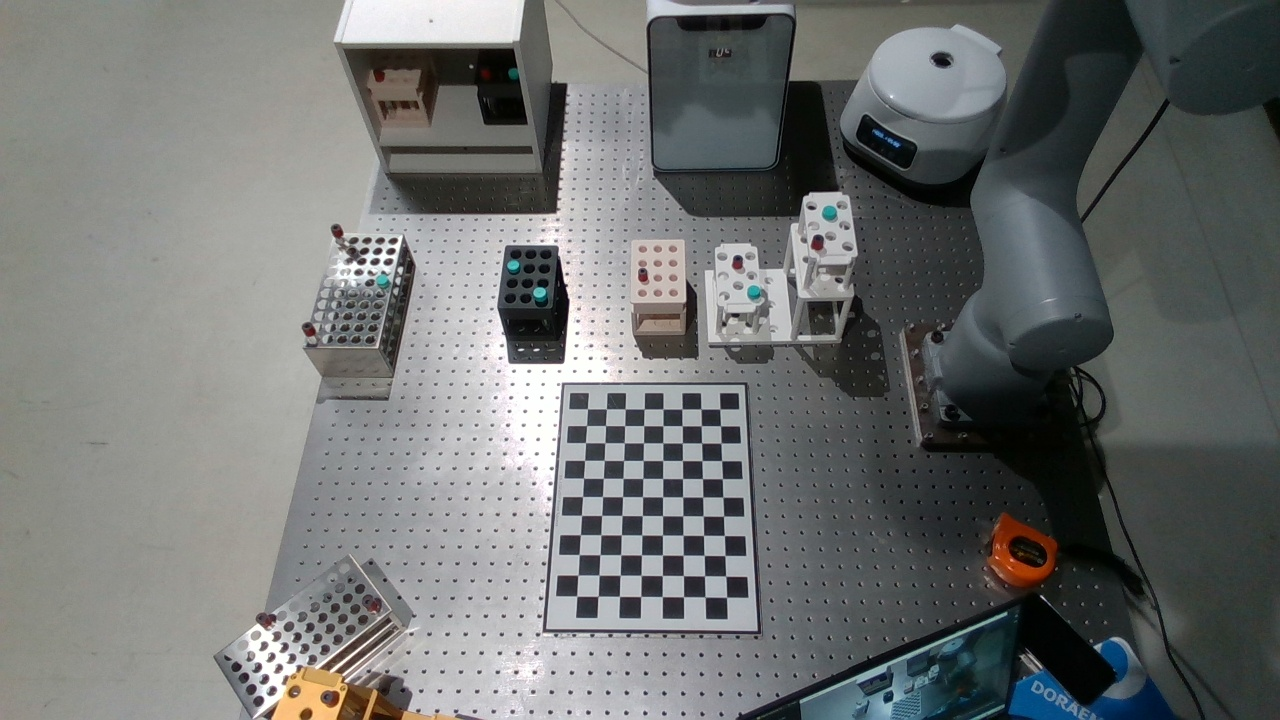
#> input picture suyixuan/Intel_Realsense_D435_Datasets/ABB_Intel_Realsense/Dataset2/chessboard_image_0.jpg, 1280 x 720 px, found by its file name
$ python Chessboard_center.py
#> lines starting #> are read from the running program, lines starting #| are printed output that depends on the picture; after the words box and inside, x2 and y2 are one past the last pixel; in counts of white or black regions, pixels touching at a corner belong together
# import numpy as np
# import cv2
#
# # 相机内参矩阵和畸变系数（使用十张图片标定得到的结果）
# camera_matrix = np.array([[908.05716124, 0., 640.58062138],
#                           [0., 907.14785856, 349.07025268],
#                           [0., 0., 1.]])
# dist_coeffs = np.array([[0.12338635, -0.09838498, -0.00406485, -0.00240096, -0.49340807]])
#
# # 棋盘格尺寸和每个方格的大小（单位：米）
# chessboard_size = (11, 8)
# square_size = 0.03  # 每个格子的大小为 0.03 米（30 毫米）
#
# # 读取新拍摄的图像
# image_path = 'E:\\ABB\\AI\\Depth-Anything-V2\\Inter_Realsence_D345_Datasets\\color_image_20241025-170147.jpg'
# image = cv2.imread(image_path)
#
# if image is None:
#     print(f"无法读取图像，请检查文件路径: {image_path}")
# else:
#     gray = cv2.cvtColor(image, cv2.COLOR_BGR2GRAY)
#
#     # 查找棋盘格角点
#     ret, corners = cv2.findChessboardCorners(gray, chessboard_size, None)
#
#     if ret:
#         # 绘制标定板坐标系原点
#         # 标定板的原点是角点列表中的第一个角点
#         origin = tuple(corners[0][0].astype(int))  # 获取第一个角点的像素坐标，并转换为整数
#         cv2.circle(image, origin, radius=10, color=(0, 0, 255), thickness=-1)  # 在图像上绘制红色圆点表示原点
#
#         # 准备棋盘格在世界坐标系中的坐标
#         obj_points = np.zeros((chessboard_size[0] * chessboard_size[1], 3), np.float32)
#         obj_points[:, :2] = np.mgrid[0:chessboard_size[0], 0:chessboard_size[1]].T.reshape(-1, 2)
#         obj_points *= square_size
#
#         # 使用 solvePnP 计算相机到标定板的旋转和平移矩阵
#         ret, rvec, tvec = cv2.solvePnP(obj_points, corners, camera_matrix, dist_coeffs)
#
#         if ret:
#             # 将旋转向量转换为旋转矩阵
#             rotation_matrix, _ = cv2.Rodrigues(rvec)
#
#             # 构造齐次变换矩阵（相机坐标系到标定板坐标系）
#             transformation_camera_to_board = np.eye(4)
#             transformation_camera_to_board[:3, :3] = rotation_matrix
#             transformation_camera_to_board[:3, 3] = tvec[:, 0]
#
#             # 显示标定板的原点和坐标系信息
#             print("Transformation Matrix from Camera to Board:")
#             print(transformation_camera_to_board)
#
#             # 提取标定板坐标系的 X、Y、Z 轴方向向量
#             x_axis = rotation_matrix[:, 0]  # X 轴方向
#             y_axis = rotation_matrix[:, 1]  # Y 轴方向
#             z_axis = rotation_matrix[:, 2]  # Z 轴方向
#
#             print(f"标定板坐标系 X 轴在相机坐标系中的方向: {x_axis}")
#             print(f"标定板坐标系 Y 轴在相机坐标系中的方向: {y_axis}")
#             print(f"标定板坐标系 Z 轴在相机坐标系中的方向: {z_axis}")
#
#             # 显示带有原点标注的图像
#             cv2.imshow("Chessboard with Origin", image)
#             cv2.waitKey(0)
#             cv2.destroyAllWindows()
#         else:
#             print("未能计算出相机到标定板的转换关系。")
#     else:
#         print("未能找到棋盘格角点，请确保标定板在视野中且清晰可见。")

import numpy as np
import cv2

# 相机内参矩阵和畸变系数（使用十张图片标定得到的结果）
camera_matrix = np.array([[908.05716124, 0., 640.58062138],
                          [0., 907.14785856, 349.07025268],
                          [0., 0., 1.]])
dist_coeffs = np.array([[0.12338635, -0.09838498, -0.00406485, -0.00240096, -0.49340807]])

# 棋盘格尺寸和每个方格的大小（单位：米）
chessboard_size = (11, 8)
square_size = 0.03  # 每个格子的大小为 0.03 米（30 毫米）

# 读取新拍摄的图像
image_path = 'E:\ABB-Project\cc-wrs\ABB_Intel_Realsense\Dataset2\chessboard_image_0.jpg'
image = cv2.imread(image_path)
#> image is the input picture: shape (720, 1280, 3); mean B, G, R 112.7, 113.8, 111.3

if image is None:
    print(f"无法读取图像，请检查文件路径: {image_path}")
else:
    gray = cv2.cvtColor(image, cv2.COLOR_BGR2GRAY)
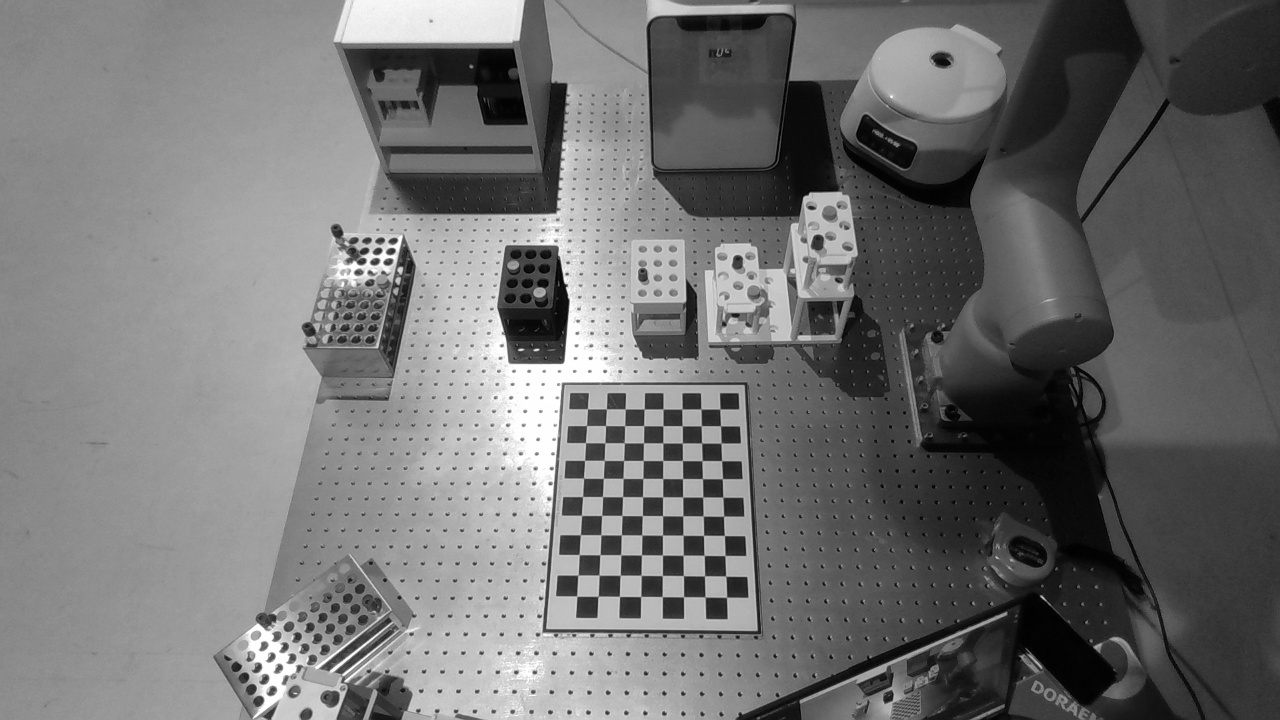
#> gray: shape (720, 1280); min 0, max 255, mean 112.9

    # 查找棋盘格角点
    ret, corners = cv2.findChessboardCorners(gray, chessboard_size, None)
#> ret = True; corners = 88 rows, first 8: [719.8, 409.1], [720.5, 425.8], [721, 443.1], [721.6, 460.6], [722.5, 478.6], [723, 497.1], [723.5, 516.2], [724.5, 535.6]

    if ret:
        # 准备棋盘格在世界坐标系中的坐标
        obj_points = np.zeros((chessboard_size[0] * chessboard_size[1], 3), np.float32)
        obj_points[:, :2] = np.mgrid[0:chessboard_size[0], 0:chessboard_size[1]].T.reshape(-1, 2)
        obj_points *= square_size

        # 使用 solvePnP 计算相机到标定板的旋转和平移矩阵
        ret, rvec, tvec = cv2.solvePnP(obj_points, corners, camera_matrix, dist_coeffs)
#> rvec = [-0.424, 0.474, 1.53]; tvec = [0.126, 0.0952, 1.44]

        if ret:
            # 将旋转向量转换为旋转矩阵
            rotation_matrix, _ = cv2.Rodrigues(rvec)
#> rotation_matrix = [[-0.0171, -0.999, 0.0277], [0.841, 0.000625, 0.541], [-0.541, 0.0325, 0.84]]

            # 构造齐次变换矩阵（相机坐标系到标定板坐标系）
            transformation_camera_to_board = np.eye(4)
            transformation_camera_to_board[:3, :3] = rotation_matrix
            transformation_camera_to_board[:3, 3] = tvec[:, 0]

            # 计算标定板到相机的齐次变换矩阵
            transformation_board_to_camera = np.linalg.inv(transformation_camera_to_board)

            # 相机在标定板坐标系中的位置
            camera_position_in_board = transformation_board_to_camera[:3, 3]

            print("相机在标定板坐标系中的位置 (x, y, z):")
            print(camera_position_in_board)

            # 在图像上绘制标定板的原点
            origin = tuple(corners[0][0].astype(int))  # 获取第一个角点的像素坐标，并转换为整数
#> origin = (719, 409)
            cv2.circle(image, origin, radius=10, color=(0, 0, 255), thickness=-1)  # 在图像上绘制红色圆点表示原点
#> image: shape (720, 1280, 3); 0.03% of pixels changed, all inside (x1, y1, x2, y2) = (709, 399, 730, 420)

            # 定义坐标轴长度
            axis_length = 0.1  # 10 厘米

            # 计算坐标轴的终点在图像中的投影位置
            axis_points = np.float32([[axis_length, 0, 0], [0, axis_length, 0], [0, 0, -axis_length]]).reshape(-1, 3)
            image_points, _ = cv2.projectPoints(axis_points, rvec, tvec, camera_matrix, dist_coeffs)
#> image_points = [[721.8, 466.6], [656.7, 409], [722.9, 376.5]]

            # 将坐标轴绘制到图像上
            corner = tuple(corners[0][0].astype(int))
#> corner = (719, 409)
            image_points = image_points.reshape(-1, 2)
            cv2.line(image, corner, tuple(image_points[0].astype(int)), (0, 0, 255), 5)  # X 轴 - 红色
#> image: shape (720, 1280, 3); mean B, G, R 112.6, 113.7, 111.4
            cv2.line(image, corner, tuple(image_points[1].astype(int)), (0, 255, 0), 5)  # Y 轴 - 绿色
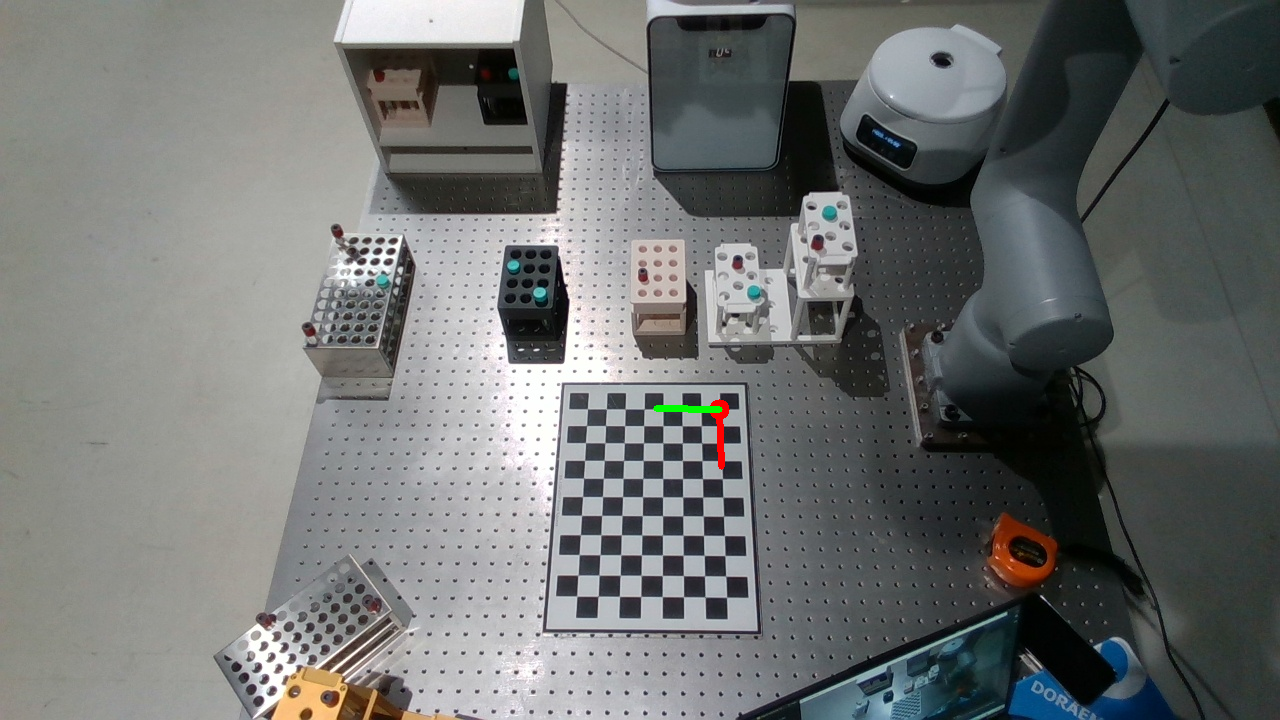
#> image: shape (720, 1280, 3); mean B, G, R 112.6, 113.8, 111.3
            cv2.line(image, corner, tuple(image_points[2].astype(int)), (255, 0, 0), 5)  # Z 轴 - 蓝色
#> image: shape (720, 1280, 3); 0.03% of pixels changed, all inside (x1, y1, x2, y2) = (716, 373, 726, 413)

            # 显示带有原点和坐标轴的图像
            cv2.imshow("Chessboard with Origin and Axes", image)
            cv2.waitKey(0)
            cv2.destroyAllWindows()
        else:
            print("未能计算出相机到标定板的转换关系。")
    else:
        print("未能找到棋盘格角点，请确保标定板在视野中且清晰可见。")

$ run again, with Inter_Realsence_D345_Datasets/color_image_20241025-170147.jpg copied over suyixuan/Intel_Realsense_D435_Datasets/ABB_Intel_Realsense/Dataset2/chessboard_image_0.jpg
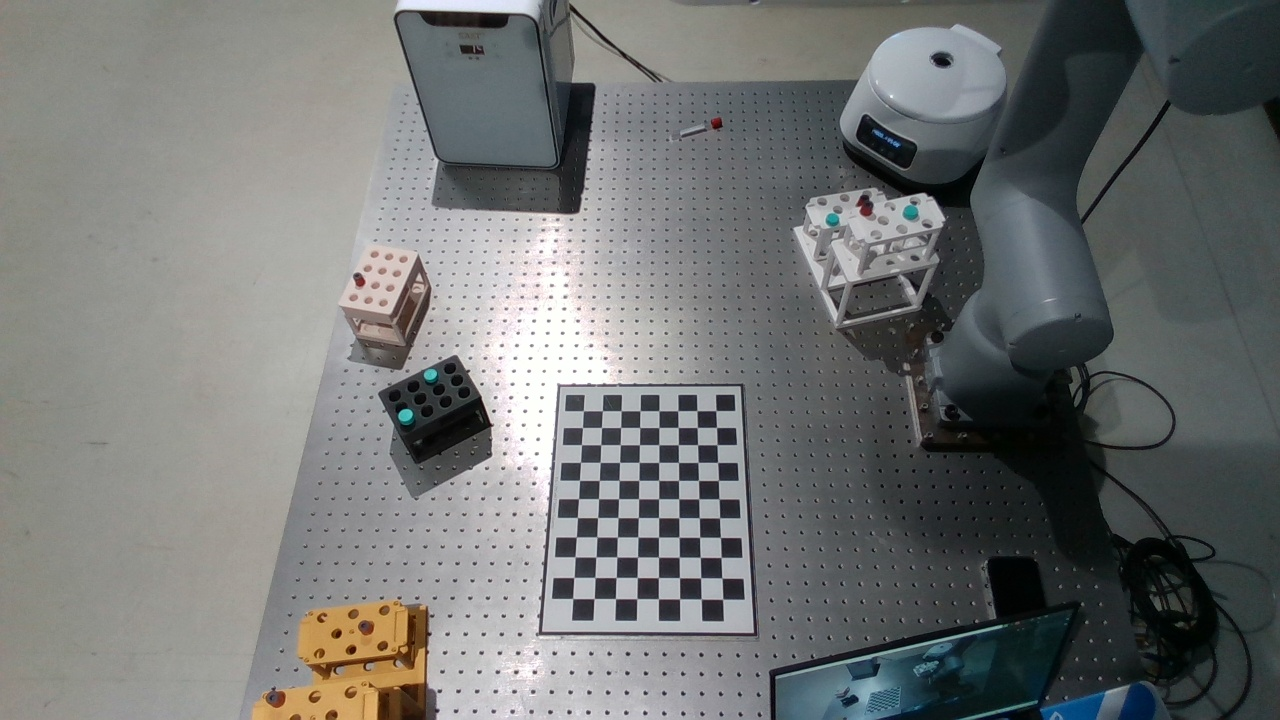
#> input picture Inter_Realsence_D345_Datasets/color_image_20241025-170147.jpg, 1280 x 720 px, found by its file name
#> image is the input picture: shape (720, 1280, 3); mean B, G, R 115, 116, 113.8
#> `gray = cv2.cvtColor(image, cv2.COLOR_BGR2GRAY)`:
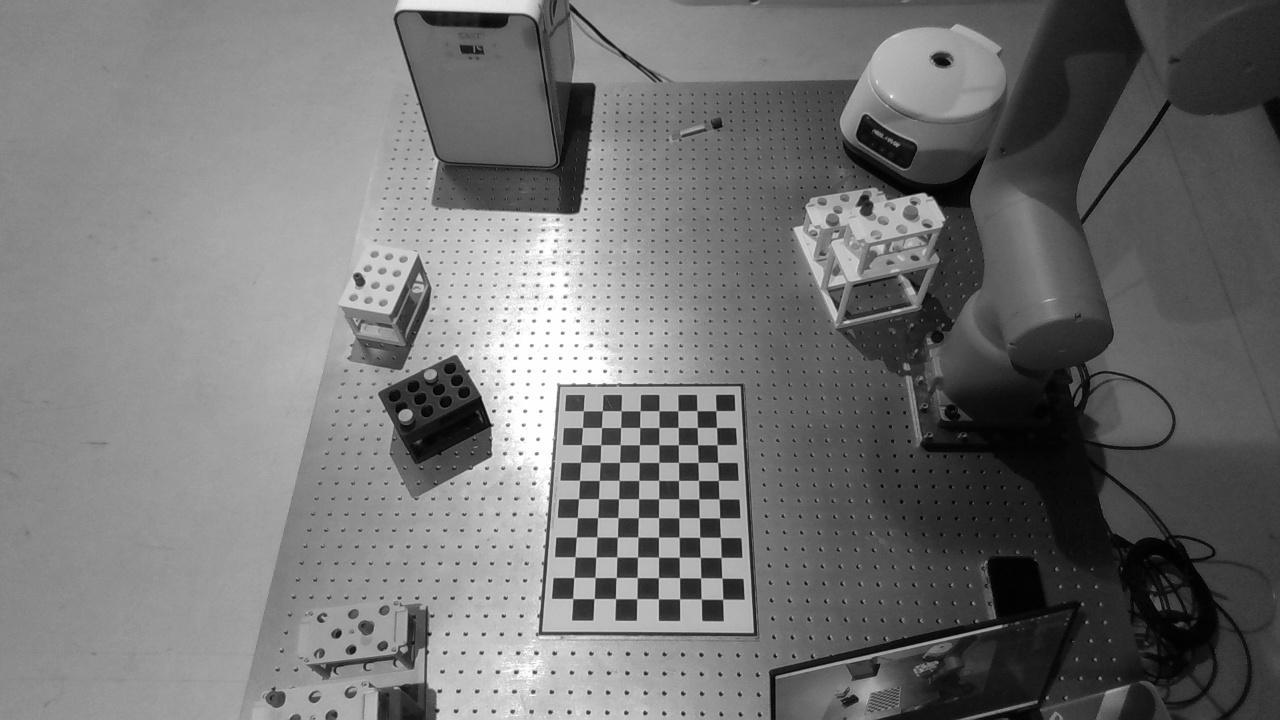
#> gray: shape (720, 1280); min 0, max 255, mean 115.2
#> ret = True; corners = 88 rows, first 8: [715.9, 410.6], [716.5, 427.4], [716.9, 444.7], [717.6, 462.3], [718.3, 480.4], [719, 498.9], [719.6, 517.8], [720.3, 537.4]
#> rvec = [-0.425, 0.472, 1.53]; tvec = [0.119, 0.0978, 1.44]
#> rotation_matrix = [[-0.0138, -1, 0.0268], [0.841, 0.0029, 0.542], [-0.541, 0.03, 0.84]]
#> origin = (715, 410)
#> image_points = [[717.8, 468.3], [652.6, 410.8], [718.6, 378.3]]
#> corner = (715, 410)
#> `cv2.line(image, corner, tuple(image_points[1].astype(int)), (0, 255, 0..`:
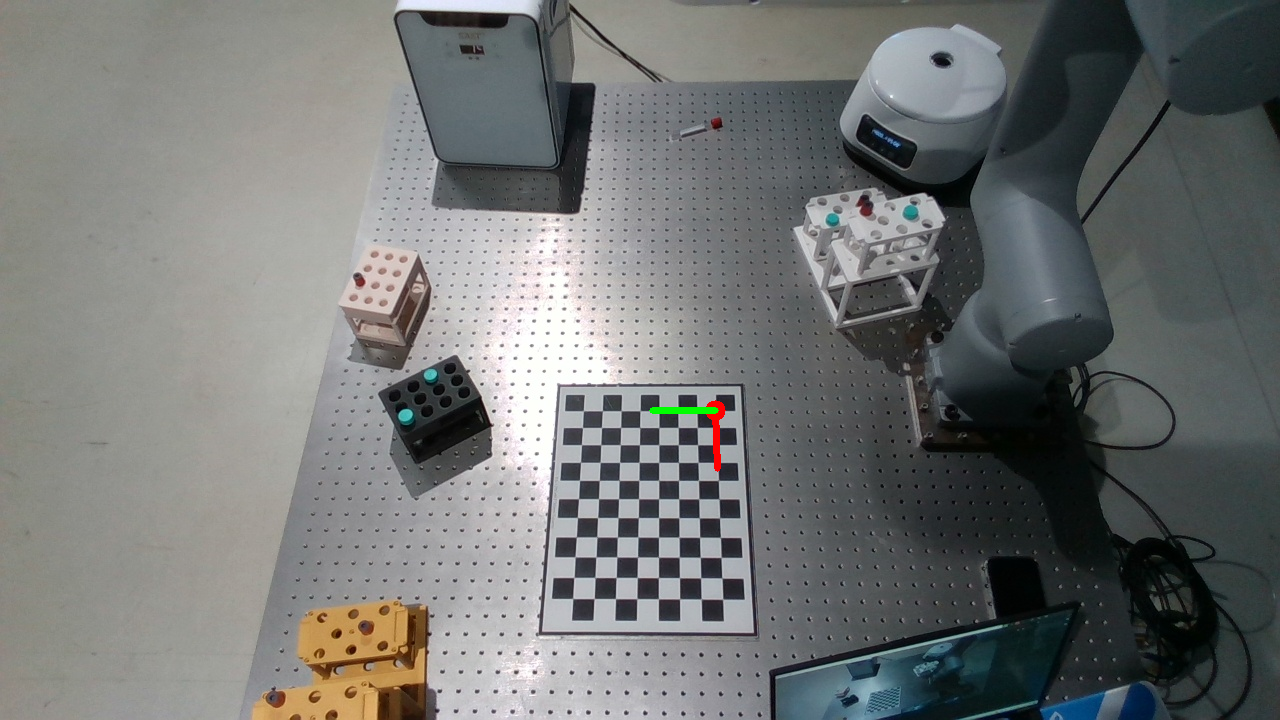
#> image: shape (720, 1280, 3); mean B, G, R 114.8, 116, 113.9
